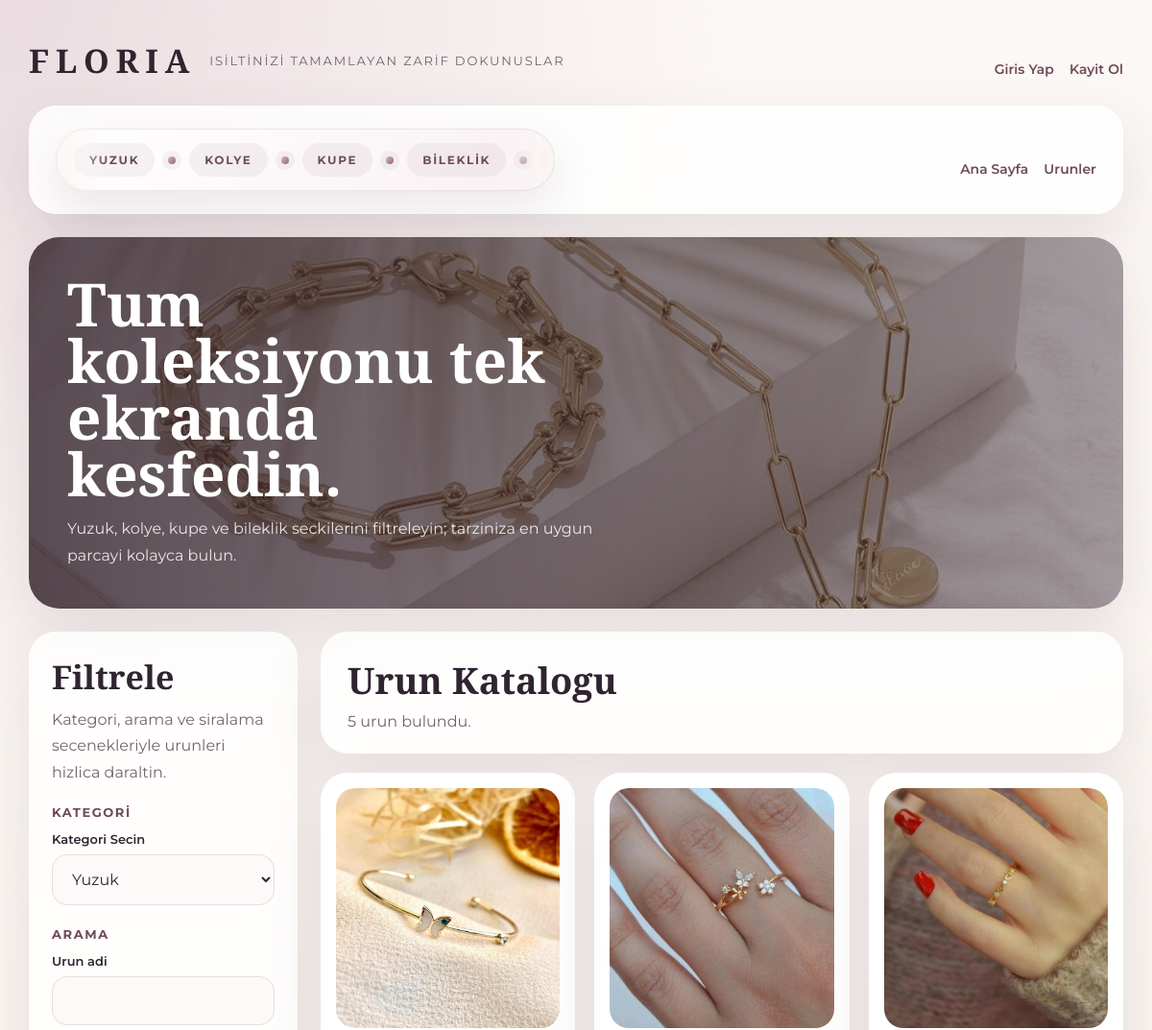
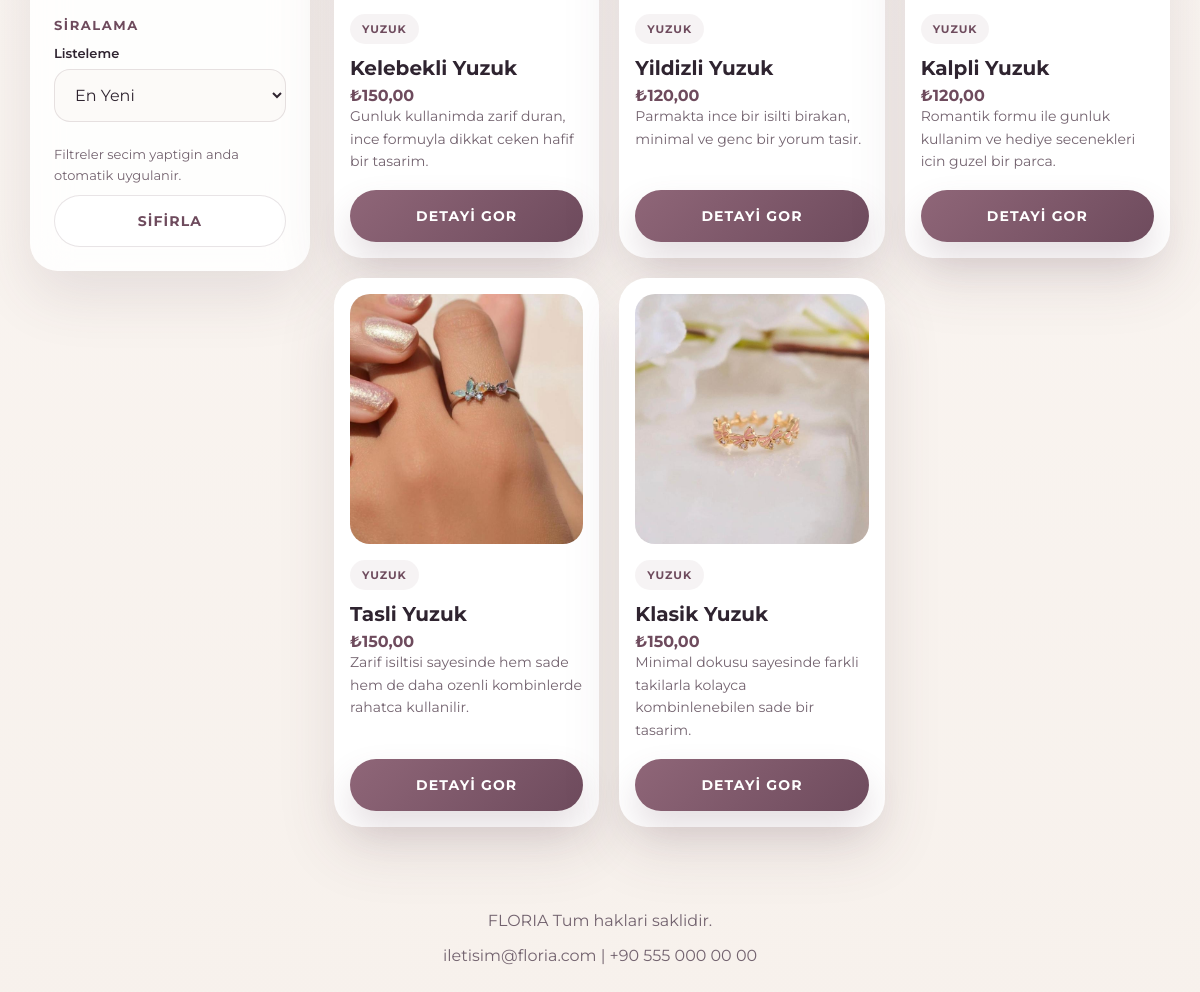
The page /products.php?category_id=1 on the database its author committed (2 pictures, top to bottom).
### tables this page shows
CREATE TABLE menus (
    id INT UNSIGNED AUTO_INCREMENT PRIMARY KEY,
    title VARCHAR(120) NOT NULL,
    url VARCHAR(255) NOT NULL,
    target VARCHAR(20) NOT NULL DEFAULT '_self',
    sort_order INT NOT NULL DEFAULT 0,
    is_active TINYINT(1) NOT NULL DEFAULT 1,
    created_at TIMESTAMP DEFAULT CURRENT_TIMESTAMP,
    updated_at TIMESTAMP DEFAULT CURRENT_TIMESTAMP ON UPDATE CURRENT_TIMESTAMP
);

CREATE TABLE products (
    id INT UNSIGNED AUTO_INCREMENT PRIMARY KEY,
    category_id INT UNSIGNED NOT NULL,
    name VARCHAR(150) NOT NULL,
    slug VARCHAR(180) NOT NULL UNIQUE,
    short_description VARCHAR(255) DEFAULT NULL,
    description TEXT DEFAULT NULL,
    price DECIMAL(10,2) NOT NULL,
    stock INT NOT NULL DEFAULT 0,
    sku VARCHAR(100) DEFAULT NULL UNIQUE,
    cover_image VARCHAR(255) DEFAULT NULL,
    is_active TINYINT(1) NOT NULL DEFAULT 1,
    created_at TIMESTAMP DEFAULT CURRENT_TIMESTAMP,
    updated_at TIMESTAMP DEFAULT CURRENT_TIMESTAMP ON UPDATE CURRENT_TIMESTAMP,
    CONSTRAINT fk_products_category FOREIGN KEY (category_id) REFERENCES categories(id)
);

CREATE TABLE categories (
    id INT UNSIGNED AUTO_INCREMENT PRIMARY KEY,
    name VARCHAR(120) NOT NULL,
    slug VARCHAR(150) NOT NULL UNIQUE,
    description TEXT DEFAULT NULL,
    sort_order INT NOT NULL DEFAULT 0,
    is_active TINYINT(1) NOT NULL DEFAULT 1,
    created_at TIMESTAMP DEFAULT CURRENT_TIMESTAMP,
    updated_at TIMESTAMP DEFAULT CURRENT_TIMESTAMP ON UPDATE CURRENT_TIMESTAMP
);

### app/repositories/SettingRepository.php (called while the page is built, shortened)
<?php
function settingsAll(PDO $pdo): array
{
    $statement = $pdo->prepare('SELECT * FROM settings ORDER BY setting_key ASC');
    $statement->execute();
    $rows = $statement->fetchAll();
    $settings = [];
    foreach ($rows as $row) {
        $settings[$row['setting_key']] = $row['setting_value'];
    }
    return $settings;
}

### app/helpers/functions.php (called while the page is built, shortened)
<?php
function e(?string $value): string
{
    return htmlspecialchars((string) $value, ENT_QUOTES, 'UTF-8');
}

### app/config/config.php (called while the page is built, shortened)
<?php
return [
    'app_name' => 'FLORIA',
    'app_url' => 'http://localhost:8000',
    'timezone' => 'Europe/Istanbul',
    'locale' => 'tr_TR',
    'db' => [
        'driver' => 'mysql',
        'host' => '127.0.0.1',
        'port' => 3306,
        'database' => 'floria_db',
        'username' => 'root',
        'password' => '',
        'charset' => 'utf8mb4',
        'collation' => 'utf8mb4_unicode_ci',
    ],
    'session' => [
        'name' => 'floria_admin_session',
        'public_name' => 'floria_public_session',
    ],
];

### app/helpers/auth.php (called while the page is built, shortened)
<?php
function startPublicSession(): void
{
    $config = require __DIR__ . '/../config/config.php';
}
function publicUser(): ?array
{
    return $_SESSION['public_user'] ?? null;
}

### app/repositories/MenuRepository.php (called while the page is built, shortened)
<?php
function menuActiveAll(PDO $pdo): array
{
    $statement = $pdo->prepare('SELECT * FROM menus WHERE is_active = 1 ORDER BY sort_order ASC, id ASC');
    $statement->execute();
    return $statement->fetchAll();
}

### app/repositories/CategoryRepository.php (called while the page is built, shortened)
<?php
function categoryAll(PDO $pdo): array
{
    $statement = $pdo->prepare('SELECT * FROM categories ORDER BY sort_order ASC, name ASC');
    $statement->execute();
    return $statement->fetchAll();
}

### app/repositories/ProductRepository.php (called while the page is built, shortened)
<?php
function productAll(PDO $pdo, array $filters = []): array
{
    $conditions = ['products.is_active = 1'];
    $params = [];
    if (!empty($filters['category_id'])) {
        $conditions[] = 'products.category_id = :category_id';
        $params['category_id'] = (int) $filters['category_id'];
    }
    $allowedSorts = [
        'newest' => 'products.created_at DESC',
        'price_asc' => 'products.price ASC',
        'price_desc' => 'products.price DESC',
        'name_asc' => 'products.name ASC',
        'name_desc' => 'products.name DESC',
    ];
    $orderBy = $allowedSorts[$filters['sort'] ?? 'newest'] ?? $allowedSorts['newest'];
    $sql = '
        SELECT products.*, categories.name AS category_name
        FROM products
        INNER JOIN categories ON categories.id = products.category_id
        WHERE ' . implode(' AND ', $conditions) . '
        ORDER BY ' . $orderBy . '
    ';
    $statement = $pdo->prepare($sql);
    $statement->execute($params);
    return $statement->fetchAll();
}

### public/products.php (the view, shortened to what this page needs)
<?php
require_once dirname(__DIR__) . '/app/bootstrap.php';
$filters = [
    'search' => trim((string) ($_GET['search'] ?? '')),
    'category_id' => trim((string) ($_GET['category_id'] ?? '')),
    'sort' => trim((string) ($_GET['sort'] ?? 'newest')),
];
try {
    $settings = settingsAll($pdo);
    $menus = menuActiveAll($pdo);
    $categories = categoryAll($pdo);
    $products = productAll($pdo, $filters);
} catch (Throwable $exception) {
    $settings = [];
    $menus = [];
    $categories = [];
    $products = [];
    $loadError = 'Urunler veritabanindan okunurken bir sorun olustu.';
    logSystemError('public_products_error', $exception->getMessage());
}
$siteTitle = $settings['site_title'] ?? 'FLORIA';
$siteTagline = $settings['site_tagline'] ?? 'Zarafetin yeni hali';
require dirname(__DIR__) . '/app/views/layouts/public_header.php';
?>
<main class="catalog-page">
    <div class="catalog-shell">
        <?php require dirname(__DIR__) . '/app/views/components/public_site_header.php'; ?>
        <section class="catalog-hero">
            <h1><?= e($settings['products_hero_title'] ?? 'Tum koleksiyonu tek ekranda kesfedin.'); ?></h1>
            <p><?= e($settings['products_hero_text'] ?? 'Yuzuk, kolye, kupe ve bileklik seckilerini filtreleyin; tarziniza en uygun parcayi kolayca bulun.'); ?></p>
        </section>
        <div class="catalog-layout">
            <aside class="filter-card">
                <h2>Filtrele</h2>
                <p>Kategori, arama ve siralama secenekleriyle urunleri hizlica daraltin.</p>
                <form id="public-filter-form" method="get">
                    <div class="filter-group">
                        <h3>Kategori</h3>
                        <div class="field">
                            <label for="category_id">Kategori Secin</label>
                            <select id="category_id" name="category_id">
                                <?php foreach ($categories as $category): ?>
                                    <option value="<?= e((string) $category['id']); ?>" <?= (string) $category['id'] === $filters['category_id'] ? 'selected' : ''; ?>>
                                        <?= e($category['name']); ?>
                                    </option>
                                <?php endforeach; ?>
                            </select>
                        </div>
                    </div>
                    <div class="filter-group">
                        <h3>Arama</h3>
                        <div class="field">
                            <label for="search">Urun adi</label>
                            <input id="search" name="search" type="text" value="<?= e($filters['search']); ?>">
                        </div>
                    </div>
                    <div class="filter-group">
                        <h3>Siralama</h3>
                        <div class="field">
                            <label for="sort">Listeleme</label>
                            <select id="sort" name="sort">
                                <option value="newest" <?= $filters['sort'] === 'newest' ? 'selected' : ''; ?>>En Yeni</option>
                            </select>
                        </div>
                    </div>
                    <div class="filter-actions filter-actions-inline">
                        <span class="filter-helper">Filtreler secim yaptigin anda otomatik uygulanir.</span>
                        <a class="secondary-btn" href="products.php">Sifirla</a>
                    </div>
                </form>
            </aside>
            <section class="catalog-main">
                <section class="catalog-toolbar">
                    <div>
                        <h2>Urun Katalogu</h2>
                        <p><?= count($products); ?> urun bulundu.</p>
                    </div>
                </section>
                <div class="product-grid">
                    <?php foreach ($products as $product): ?>
                        <article class="product-card">
                            <img class="product-image" src="<?= e('../' . ($product['cover_image'] ?: 'images/kelebekli-yuzuk.jpg')); ?>" alt="<?= e($product['name']); ?>">
                            <span class="product-meta"><?= e($product['category_name']); ?></span>
                            <h3><?= e($product['name']); ?></h3>
                            <p>₺<?= e(number_format((float) $product['price'], 2, ',', '.')); ?></p>
                            <div class="product-copy"><?= e($product['short_description'] ?? 'Urun aciklamasi admin panelinden doldurulacak.'); ?></div>
                            <div class="product-actions">
                                <a class="primary-btn" href="product.php?slug=<?= e($product['slug']); ?>">Detayi Gor</a>
                            </div>
                        </article>
                    <?php endforeach; ?>
                </div>
            </section>
        </div>
    </div>
</main>
<?php require dirname(__DIR__) . '/app/views/components/public_site_footer.php'; ?>
<?php require dirname(__DIR__) . '/app/views/layouts/public_footer.php'; ?>

### app/views/components/public_site_header.php (shortened to what this page needs)
<?php
$siteTitle = $siteTitle ?? 'FLORIA';
$siteTagline = $siteTagline ?? 'Zarafetin yeni hali';
$menus = $menus ?? [];
$publicUser = publicUser();
?>
<div class="page-topbar">
    <a href="index.php" class="page-brand">
        <strong><?= e($siteTitle); ?></strong>
        <span><?= e($siteTagline); ?></span>
    </a>
    <div class="auth-links">
        <?php if ($publicUser): ?>
            <a href="orders.php">Siparislerim</a>
            <a href="cart.php">Sepetim</a>
            <a href="logout.php">Cikis Yap</a>
        <?php else: ?>
            <a href="login.php">Giris Yap</a>
            <a href="register.php">Kayit Ol</a>
        <?php endif; ?>
    </div>
</div>
<?php if (!empty($menus)): ?>
    <section class="catalog-toolbar" style="margin-bottom: 24px;">
        <div>
            <div class="jewelry-ribbon" aria-label="Takı kategorileri">
                <div class="jewelry-ribbon-track">
                    <div class="jewelry-ribbon-group">
                        <span class="jewelry-pill">Yuzuk</span>
                        <span class="jewelry-dot"></span>
                        <span class="jewelry-pill">Kolye</span>
                        <span class="jewelry-dot"></span>
                        <span class="jewelry-pill">Kupe</span>
                        <span class="jewelry-dot"></span>
                        <span class="jewelry-pill">Bileklik</span>
                        <span class="jewelry-dot"></span>
                        <span class="jewelry-pill">Zarif Detaylar</span>
                    </div>
                </div>
            </div>
        </div>
        <div class="auth-links">
            <?php foreach ($menus as $menu): ?>
                <?php
                $menuUrl = (string) ($menu['url'] ?? '');
                $menuTitle = mb_strtolower((string) ($menu['title'] ?? ''), 'UTF-8');
                $isAuthMenu = str_contains($menuUrl, 'login.php')
                    || str_contains($menuUrl, 'register.php')
                    || str_contains($menuTitle, 'giris')
                    || str_contains($menuTitle, 'kayit');
                if ($isAuthMenu) {
                    continue;
                }
                ?>
                <a href="<?= e($menu['url']); ?>" target="<?= e($menu['target']); ?>"><?= e($menu['title']); ?></a>
            <?php endforeach; ?>
        </div>
    </section>
<?php endif; ?>

### rows shown on the page
menus: title "Ana Sayfa"
menus: title "Urunler"
products: cover_image (picture), category.name "YUZUK", name "Kelebekli Yuzuk", price "150,00", short_description "Gunluk kullanimda zarif duran, ince formuyla dikkat ceken hafif bir tasarim."
products: cover_image (picture), category.name "YUZUK", name "Yildizli Yuzuk", price "120,00", short_description "Parmakta ince bir isilti birakan, minimal ve genc bir yorum tasir."
products: cover_image (picture), category.name "YUZUK", name "Kalpli Yuzuk", price "120,00", short_description "Romantik formu ile gunluk kullanim ve hediye secenekleri icin guzel bir parca."
products: cover_image (picture), category.name "YUZUK", name "Tasli Yuzuk", price "150,00", short_description "Zarif isiltisi sayesinde hem sade hem de daha ozenli kombinlerde rahatca kullanilir."
products: cover_image (picture), category.name "YUZUK", name "Klasik Yuzuk", price "150,00", short_description "Minimal dokusu sayesinde farkli takilarla kolayca kombinlenebilen sade bir tasarim."

### other values the page prints
$siteTitle "FLORIA"
$siteTagline "ISILTINIZI TAMAMLAYAN ZARIF DOKUNUSLAR"
$settings['products_hero_title'] "Tum koleksiyonu tek ekranda kesfedin."
$settings['products_hero_text'] "Yuzuk, kolye, kupe ve bileklik seckilerini filtreleyin; tarziniza en uygun parcayi kolayca bulun."
count($products) "5"
$settings['footer_text'] "FLORIA Tum haklari saklidir."
$settings['contact_email'] "iletisim@floria.com"
$settings['contact_phone'] "+90 555 000 00 00"
form field category_id "Yuzuk"
